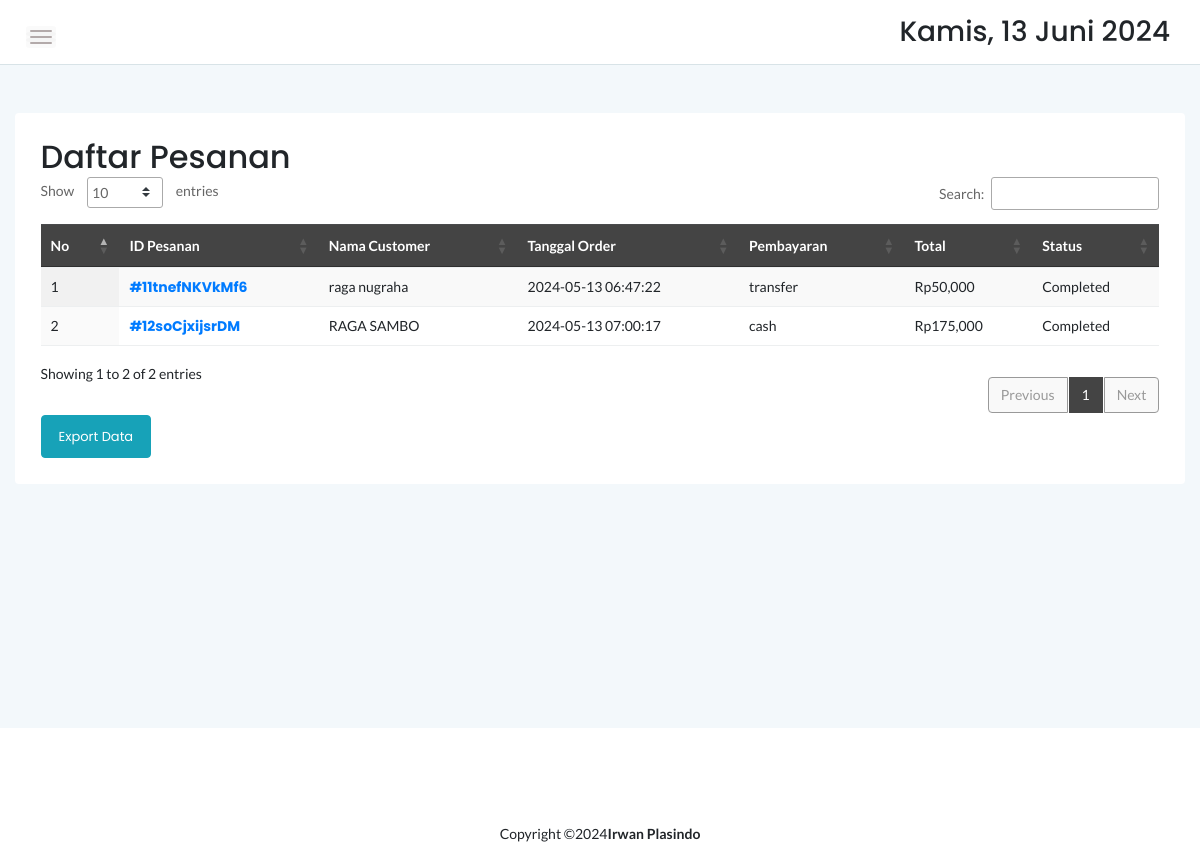
The app's page /stock/manageorder.php (signed in) with its own data.
### tables this page shows
CREATE TABLE `po` (
  `idid` int(11) NOT NULL,
  `orderid` varchar(50) NOT NULL,
  `customerid` int(11) NOT NULL,
  `tglorder` timestamp NOT NULL DEFAULT current_timestamp(),
  `payment` varchar(25) NOT NULL DEFAULT 'Belum ditentukan',
  `status` varchar(20) NOT NULL,
  `notes` text NOT NULL
);

CREATE TABLE `customer` (
  `customerid` int(11) NOT NULL,
  `customername` varchar(50) NOT NULL,
  `customerphone` varchar(20) NOT NULL,
  `customeraddress` varchar(100) NOT NULL,
  `customeremail` varchar(30) NOT NULL,
  `customerjoin` timestamp NOT NULL DEFAULT current_timestamp()
);

### stock/manageorder.php (the view, shortened to what this page needs)
<?php
	include '../dbconnect.php';
	?>
<!doctype html>
<html class="no-js" lang="en">
<head>
    <link rel="stylesheet" href="assets/css/bootstrap.min.css">
    <link rel="stylesheet" href="assets/css/font-awesome.min.css">
    <link rel="stylesheet" href="assets/css/themify-icons.css">
    <link rel="stylesheet" href="assets/css/metisMenu.css">
    <link rel="stylesheet" href="assets/css/owl.carousel.min.css">
    <link rel="stylesheet" href="assets/css/slicknav.min.css">
    <link rel="stylesheet" href="https://www.amcharts.com/lib/3/plugins/export/export.css" type="text/css" media="all" />
	<link rel="stylesheet" type="text/css" href="https://cdn.datatables.net/1.10.20/css/jquery.dataTables.min.css">
    <link rel="stylesheet" type="text/css" href="https://cdn.datatables.net/1.10.20/css/jquery.dataTables.css">
    <link rel="stylesheet" type="text/css" href="https://cdn.datatables.net/1.10.20/css/dataTables.bootstrap4.min.css">
    <link rel="stylesheet" type="text/css" href="https://cdn.datatables.net/responsive/2.2.3/css/responsive.bootstrap.min.css">
    <link rel="stylesheet" type="text/css" href="https://cdn.datatables.net/responsive/2.2.3/css/responsive.jqueryui.min.css">
	<link rel="stylesheet" type="text/css" href="https://cdn.datatables.net/buttons/1.5.2/css/buttons.dataTables.min.css">
    <link rel="stylesheet" href="assets/css/typography.css">
    <link rel="stylesheet" href="assets/css/default-css.css">
    <link rel="stylesheet" href="assets/css/styles.css">
    <link rel="stylesheet" href="assets/css/responsive.css">
</head>
<body>
    <div class="page-container">
        <div class="main-content">
            <div class="header-area">
                <div class="row align-items-center">
                    <div class="col-md-6 col-sm-8 clearfix">
                        <div class="nav-btn pull-left">
                            <span></span>
                            <span></span>
                            <span></span>
                        </div>
                    </div>
                    <div class="col-md-6 col-sm-4 clearfix">
                        <ul class="notification-area pull-right">
                            <li><h3><div class="date">
						</b></div></h3>
						</li>
                        </ul>
                    </div>
                </div>
            </div>
            <div class="main-content-inner">
                <div class="row mt-5 mb-5">
                    <div class="col-12">
                        <div class="card">
                            <div class="card-body">
                                <div class="d-sm-flex justify-content-between align-items-center">
									<h2>Daftar Pesanan</h2>
								</div>
                                    <div class="data-tables datatable-dark">
										 <table id="dataTable3" class="display" style="width:100%"><thead class="thead-dark">
											<tr>
												<th>No</th>
												<th>ID Pesanan</th>
												<th>Nama Customer</th>
												<th>Tanggal Order</th>
												<th>Pembayaran</th>
												<th>Total</th>
												<th>Status</th>
											</tr></thead><tbody>
											<?php
											$brgs=mysqli_query($conn,"SELECT * from po p, customer c where p.customerid=c.customerid order by idid ASC");
											$no=1;
											while($p=mysqli_fetch_array($brgs)){
											$orderids = $p['orderid'];
												?>
												<tr>
													<td><?php echo $no++ ?></td>
													<td><strong><a href="order.php?orderid=<?php echo $p['orderid'] ?>">#<?php echo $p['orderid'] ?></a></strong></td>
													<td><?php echo $p['customername'] ?></td>
													<td><?php echo $p['tglorder'] ?></td>
													<td><?php echo $p['payment'] ?></td>
													<td>Rp<?php
												$result1 = mysqli_query($conn,"SELECT SUM(d.qty*s.harga) AS count FROM detpo d, stock_brg s where orderid='$orderids' and s.id=d.id order by d.id ASC");
												$cekrow = mysqli_num_rows($result1);
												$row1 = mysqli_fetch_assoc($result1);
												$count = $row1['count'];
												if($cekrow > 0){
													echo number_format($count);
													} else {
														echo 'No data';
													}?></td>
													<td><?php echo $p['status'] ?></td>
												</tr>
												<?php
											}
											?>
										</tbody>
										</table>
                                    </div>
									<a href="datapesanan.php" target="_blank" class="btn btn-info">Export Data</a>
                                </div>
                            </div>
                        </div>
                    </div>
                </div>
            </div>
        </div>
        <footer>
            <div class="footer-area">
                Copyright &copy;<script>document.write(new Date().getFullYear());</script><b>Irwan Plasindo</b></a>
            </div>
        </footer>
</body>
</html>

### stock/assets/css/typography.css (style rules this page uses)
body { font-size: 14px; font-family: 'Lato', sans-serif; }
h1, h2, h3, h4, h5, h6 { margin: 0; font-family: 'Poppins', sans-serif; }
a, a:visited { text-decoration: none; transition: all 0.3s ease-in-out; -webkit-transition: all 0.3s ease-in-out; -moz-transition: all 0.3s ease-in-out; -o-transition: all 0.3s ease-in-out; outline: 0; font-family: 'Poppins', sans-serif; }
ul, ol { margin-bottom: 0px; margin-top: 0px; padding: 0; }
ul { margin: 0; list-style-type: none; }

### stock/assets/css/default-css.css (style rules this page uses)
* { margin: 0; padding: 0; box-sizing: border-box; }
*, *:before, *:after { -moz-box-sizing: border-box; -webkit-box-sizing: border-box; box-sizing: border-box; }
html { -webkit-font-smoothing: antialiased; }
body { background: #fff; font-weight: normal; -webkit-font-smoothing: antialiased; -webkit-text-size-adjust: 100%; }
:root { --primary-color: #4336FB; }

### stock/assets/css/styles.css (style rules this page uses)
.page-container { width: 100%; height: 100%; min-height: 100vh; padding-left: 280px; -webkit-transition: padding-left 0.3s ease 0s; transition: padding-left 0.3s ease 0s; }
.card { border: none; border-radius: 4px; background-color: #fff; -webkit-transition: all 0.3s ease 0s; transition: all 0.3s ease 0s; }
.card-body { padding: 25.6px; padding: 1.6rem; }
.main-content { width: 100%; background: #F3F8FB; }
.main-content-inner { padding: 0 30px 50px; }
.header-area { padding: 15px 30px; background: #fff; border-bottom: 1px solid #d8e3e7; }
.nav-btn { margin-right: 30px; margin-top: 10px; cursor: pointer; }
.nav-btn span { display: block; width: 22px; height: 2px; background: #b3aaaa; margin: 4px 0; border-radius: 15px; -webkit-transition: all 0.3s ease 0s; transition: all 0.3s ease 0s; box-shadow: 0 0 0 4px rgba(99, 96, 96, 0.03); }
.notification-area { -webkit-user-select: none; -moz-user-select: none; -ms-user-select: none; user-select: none; position: relative; z-index: 1; }
.notification-area li { display: inline-block; margin-left: 20px; cursor: pointer; -webkit-user-select: none; -moz-user-select: none; -ms-user-select: none; user-select: none; }
.footer-area { text-align: center; padding: 23px 0 19px; background: #fff; }
.btn { padding: 11px 17px; font-size: 13px; letter-spacing: 0; }
table tr th { border-bottom: none; }
table tr th, table tr td { border-top: 1px solid rgba(120, 130, 140, 0.13) !important; }
table.dataTable.no-footer { border-bottom: 1px solid rgba(120, 130, 140, 0.13) !important; }
table.dataTable thead th, table.dataTable thead td { border-bottom-color: transparent; }
.datatable-dark thead { background: #444; color: #fff; }

### stock/assets/css/responsive.css (style rules this page uses)
@media (min-width: 1200px) and (max-width: 1364px) { .main-content-inner { padding: 0 15px 50px; } }
@media (min-width: 1200px) and (max-width: 1364px) { .page-container, .sbar_collapsed.page-container { padding-left: 0; } }

### records on screen
po: orderid "11tnefNKVkMf6", customerid.customername "raga nugraha", tglorder "2024-05-13 06:47:22", payment "transfer", count "50,000", status "Completed"
po: orderid "12soCjxijsrDM", customerid.customername "RAGA SAMBO", tglorder "2024-05-13 07:00:17", payment "cash", count "175,000", status "Completed"
